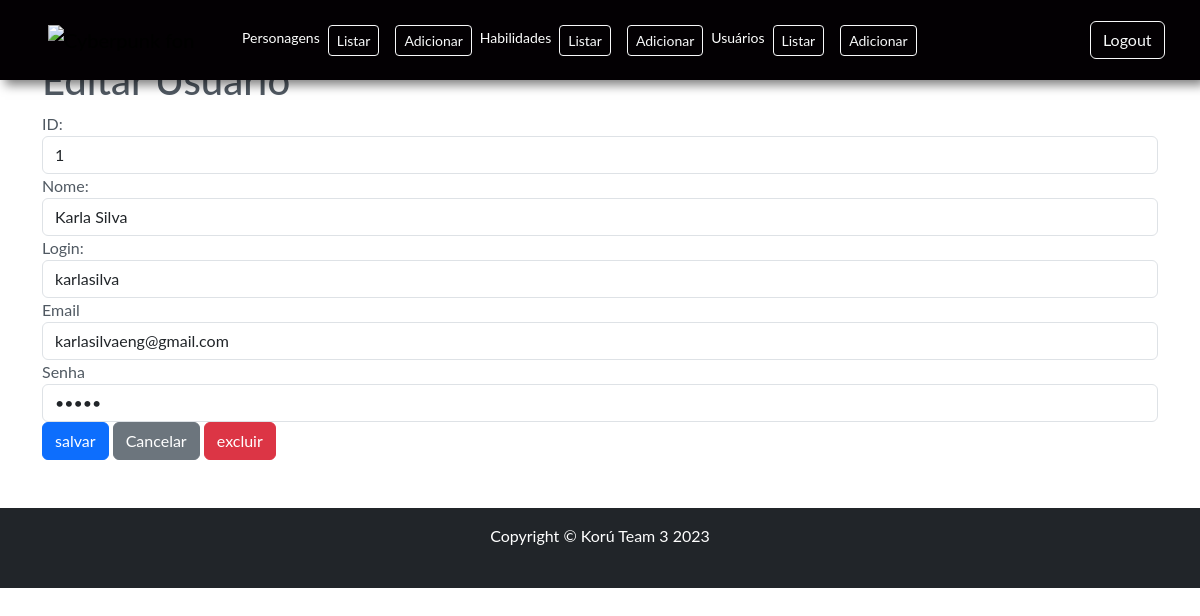
Screenshot of /admin/usuario/1 with the database file from the repository.
### tables this page shows
CREATE TABLE "usuarios" (
	"id"	INTEGER,
	"nome"	TEXT,
	"login"	TEXT,
	"email"	TEXT,
	"senha"	TEXT,
	PRIMARY KEY("id" AUTOINCREMENT)
);

### app.py (the view)
@app.route("/admin/usuario/<int:id>", methods=["GET", "POST"])
def editar_usuario(id):
    if request.method == "POST":
        if "excluir" in request.form:
            db_utils.remover_usuario(id)
        elif "salvar" in request.form:
            id = request.form["id"]
            nome = request.form["nome"]
            login = request.form["login"]
            email = request.form["email"]
            senha = request.form["senha"]
            dados_retornados = db_utils.retornar_usuario(id)
            if dados_retornados:
                db_utils.editar_usuario( id=id, nome=nome, login=login, email=email, senha=senha)
            else:
                db_utils.adicionar_usuario(nome=nome, login=login, email=email, senha=senha)
    else:
        (id, nome, login, email, senha) = db_utils.retornar_usuario(id)
        return render_template("/admin/editar-usuario.html", id=id, nome=nome, login=login, email=email, senha=senha)
    return redirect(url_for("home_usuario_admin"))

### db_utils.py (called while the page is built)
def retornar_usuario(id: int):
    try:
        if id == 0:
            return gerar_id_usuarios(), "", "", "", ""
        conn = sqlite3.connect("database.db")
        cursor = conn.cursor()
        sql_select = "SELECT * FROM usuarios WHERE id = ?"
        cursor.execute(sql_select, (id,))
        (id, nome, login, email, senha) = cursor.fetchone()
        conn.close()
        return (id, nome, login, email, senha)
    except:
        return False

### templates/admin/editar-usuario.html (shortened to what this page needs)
{% extends 'base-admin.html' %}
{% block content %}
    <h1>Editar Usuario</h1>
    <form method="POST" enctype="multipart/form-data" action="" class="needs-validation" data-toggle="validator">
        <div class="form-group">
            <label for="id">ID:</label>
            <input type="number" class="form-control" id="id" name="id" value="{{ id }}" required>
        </div>
        <div class="form-group">
            <label for="nome">Nome:</label>
            <input type="text" class="form-control" id="nome" name="nome" value="{{ nome }}" required>
        </div>
        <div class="form-group">
            <label for="login">Login:</label>
            <input type="text" class="form-control" id="login" name="login" value="{{ login }}" required>
        </div>
        <div class="form-group">
            <label for="email">Email</label>
            <input type="text" class="form-control" id="email" name="email" value="{{email}}" required>
        </div>
        <div class="form-group">
            <label for="senha">Senha</label>
            <input type="password" class="form-control" id="senha" name="senha" value="{{senha}}" required>
        </div>
        <input type="submit" class="btn btn-primary" name="salvar" value="salvar">
        <a href="{{url_for('home_usuario_admin')}}" class="btn btn-secondary">Cancelar</a>
        <input type="submit" class="btn btn-danger" name="excluir" value="excluir">
    </form>
{% endblock %}

### static/css/style.css (style rules this page uses)
* { margin: 0; padding: 0; box-sizing: border-box; }
body { overflow-x: hidden; font-family: 'Lato', sans-serif; color: hsl(210, 10%, 35%); }

### rows the page displays
usuarios: nome "Karla Silva", login "karlasilva", email "karlasilvaeng@gmail.com"
